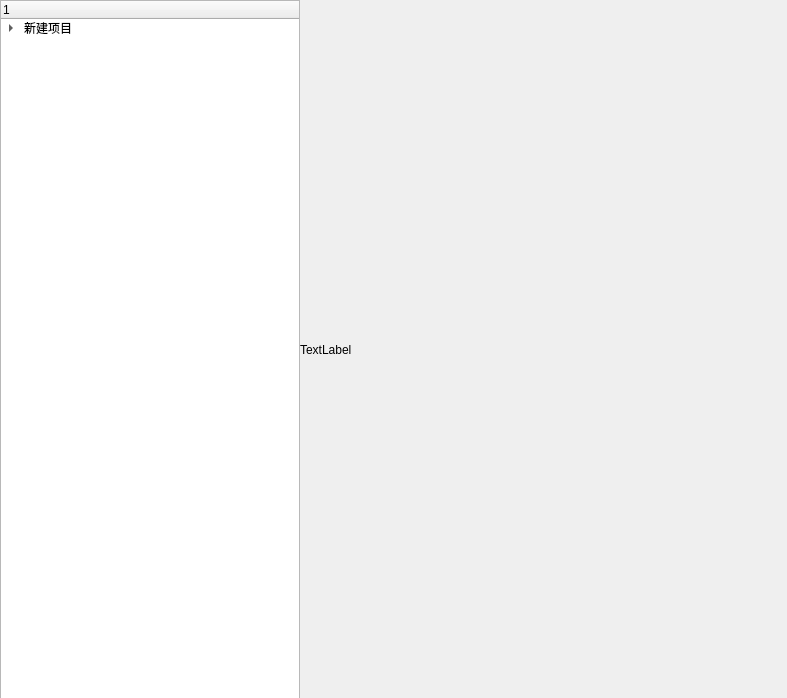
<?xml version="1.0" encoding="UTF-8"?>
<ui version="4.0">
 <class>GbClientClass</class>
 <widget class="QWidget" name="GbClientClass">
  <property name="geometry">
   <rect>
    <x>0</x>
    <y>0</y>
    <width>787</width>
    <height>698</height>
   </rect>
  </property>
  <property name="windowTitle">
   <string>GbClient</string>
  </property>
  <widget class="QTreeWidget" name="treeWidget">
   <property name="geometry">
    <rect>
     <x>0</x>
     <y>0</y>
     <width>300</width>
     <height>700</height>
    </rect>
   </property>
   <column>
    <property name="text">
     <string notr="true">1</string>
    </property>
   </column>
   <item>
    <property name="text">
     <string>新建项目</string>
    </property>
    <item>
     <property name="text">
      <string>新建子项目</string>
     </property>
    </item>
   </item>
  </widget>
  <widget class="QLabel" name="label">
   <property name="geometry">
    <rect>
     <x>300</x>
     <y>0</y>
     <width>700</width>
     <height>700</height>
    </rect>
   </property>
   <property name="text">
    <string>TextLabel</string>
   </property>
  </widget>
 </widget>
 <layoutdefault spacing="6" margin="11"/>
 <resources>
  <include location="gbclient.qrc"/>
 </resources>
 <connections/>
</ui>
